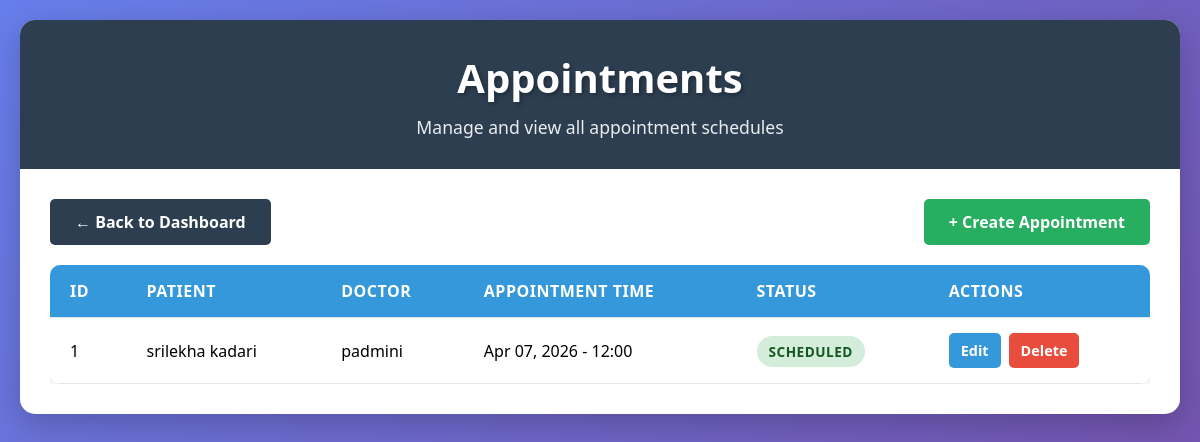
The app's page /appointments/ with its own data.
### appointments/models.py (models this page shows, shortened)
class Appointment(models.Model):
      patient = models.ForeignKey('patients.patient',on_delete=models.CASCADE)
      doctor = models.ForeignKey('doctors.doctor',on_delete=models.CASCADE)
      appointment_time = models.DateTimeField()
      appointment_status = models.CharField(max_length=100)

### patients/models.py (models this page shows)
class patient(models.Model):
 name = models.CharField(max_length=200,null=True,blank=True)
 phone = models.CharField(max_length=20,null=True,blank=True)
 email = models.EmailField(max_length=20,null=True,blank=True)
 def __str__(self):
        return self.name

### doctors/models.py (models this page shows)
class doctor(models.Model):
 name = models.CharField(max_length=200,null=True,blank=True)
 specialization = models.CharField(max_length=20,null=True,blank=True)
 def __str__(self):
        return self.name

### appointments/views.py (the view)
# urls.py: path('', appointment_list, name='appointment_list'),
def appointment_list(request):
      appointments = Appointment.objects.all()
      return render(request, 'appointments.html',  {'appointments': appointments})

### appointments/templates/appointments.html (shortened to what this page needs)
<!DOCTYPE html>
<html lang="en">
<head>
</head>
<body>
    <div class="container">
        <div class="header">
            <h1>Appointments</h1>
            <p>Manage and view all appointment schedules</p>
        </div>
        <div class="content">
            <div class="top-row">
                <a href="/dashboard/" class="back-btn">← Back to Dashboard</a>
                <a href="{% url 'appointment_create' %}" class="create-btn">+ Create Appointment</a>
            </div>
            <div class="table-container">
                {% if appointments %}
                <table>
                    <thead>
                        <tr>
                            <th>ID</th>
                            <th>Patient</th>
                            <th>Doctor</th>
                            <th>Appointment Time</th>
                            <th>Status</th>
                            <th>Actions</th>
                        </tr>
                    </thead>
                    <tbody>
                        {% for appointment in appointments %}
                        <tr>
                            <td>{{ appointment.id }}</td>
                            <td>{{ appointment.patient }}</td>
                            <td>{{ appointment.doctor }}</td>
                            <td>{{ appointment.appointment_time|date:"M d, Y - H:i" }}</td>
                            <td>
                                <span class="status-badge status-{{ appointment.appointment_status|lower|slugify }}">
                                    {{ appointment.appointment_status }}
                                </span>
                            </td>
                            <td>
                                <div class="action-buttons">
                                    <a href="{% url 'appointment_edit' appointment_id=appointment.id %}" class="btn-edit">Edit</a>
                                    <a href="{% url 'appointment_delete' appointment_id=appointment.id %}" class="btn-delete">Delete</a>
                                </div>
                            </td>
                        </tr>
                        {% endfor %}
                    </tbody>
                </table>
                {% else %}
                <div class="no-appointments">
                    <div class="icon">📅</div>
                    <p>No appointments found</p>
                </div>
                {% endif %}
            </div>
        </div>
    </div>
</body>
</html>

### appointments/templates/appointments.html (style rules this page uses)
* { margin: 0; padding: 0; box-sizing: border-box; }
body { font-family: 'Segoe UI', Tahoma, Geneva, Verdana, sans-serif; background: linear-gradient(135deg, #667eea 0%, #764ba2 100%); min-height: 100vh; padding: 20px; }
.container { max-width: 1200px; margin: 0 auto; background: white; border-radius: 15px; box-shadow: 0 10px 30px rgba(0, 0, 0, 0.2); overflow: hidden; }
.header { background: #2c3e50; color: white; padding: 30px; text-align: center; }
.header h1 { font-size: 2.5rem; margin-bottom: 10px; text-shadow: 2px 2px 4px rgba(0, 0, 0, 0.3); }
.header p { font-size: 1.1rem; opacity: 0.9; }
.content { padding: 30px; }
.table-container { overflow-x: auto; margin-top: 20px; }
table { width: 100%; border-collapse: collapse; background: white; border-radius: 10px; overflow: hidden; box-shadow: 0 5px 15px rgba(0, 0, 0, 0.1); }
thead { background: #3498db; color: white; }
th, td { padding: 15px 20px; text-align: left; border-bottom: 1px solid #e1e8ed; }
th { font-weight: 600; font-size: 1rem; text-transform: uppercase; letter-spacing: 0.5px; }
tbody tr { transition: background-color 0.3s ease; }
.status-badge { padding: 6px 12px; border-radius: 20px; font-size: 0.85rem; font-weight: 600; text-transform: uppercase; letter-spacing: 0.5px; }
.status-scheduled { background: #d4edda; color: #155724; }
.top-row { display: flex; flex-wrap: wrap; justify-content: space-between; gap: 10px; align-items: center; margin-bottom: 20px; }
.back-btn, .create-btn { display: inline-block; padding: 12px 25px; color: white; text-decoration: none; border-radius: 5px; font-weight: 600; transition: background 0.3s; }
.back-btn { background: #2c3e50; }
.create-btn { background: #27ae60; }
.action-buttons { display: flex; gap: 8px; }
.btn-edit, .btn-delete { padding: 8px 12px; border: none; border-radius: 5px; cursor: pointer; font-size: 0.9rem; font-weight: 600; text-decoration: none; display: inline-block; transition: all 0.3s; }
.btn-edit { background: #3498db; color: white; }
.btn-delete { background: #e74c3c; color: white; }

### records on screen
Appointment: id "1", patient "srilekha kadari", doctor "padmini", appointment_time "Apr 07, 2026 - 12:00", appointment_status "SCHEDULED"
